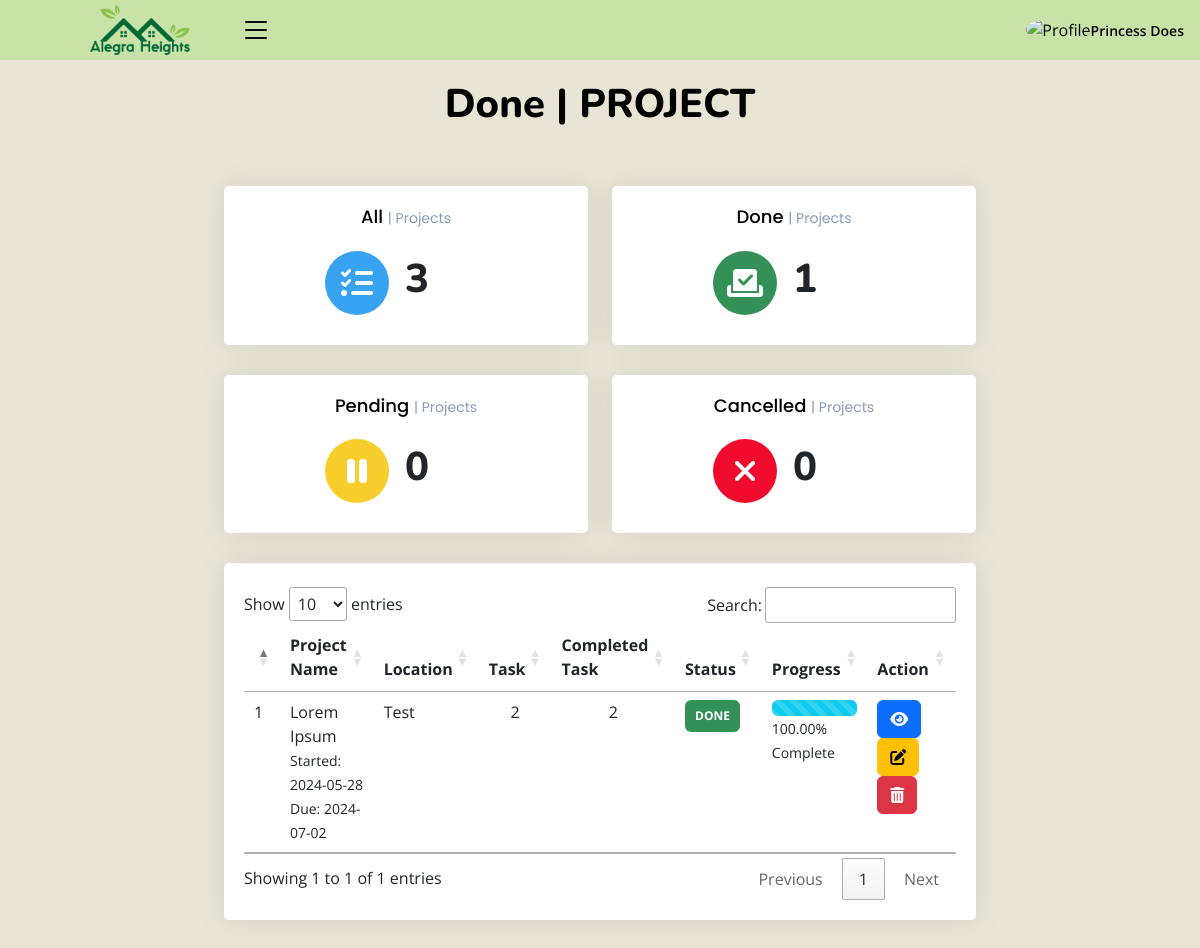
Before: /admin/done_project.php (signed in) with the older database file.
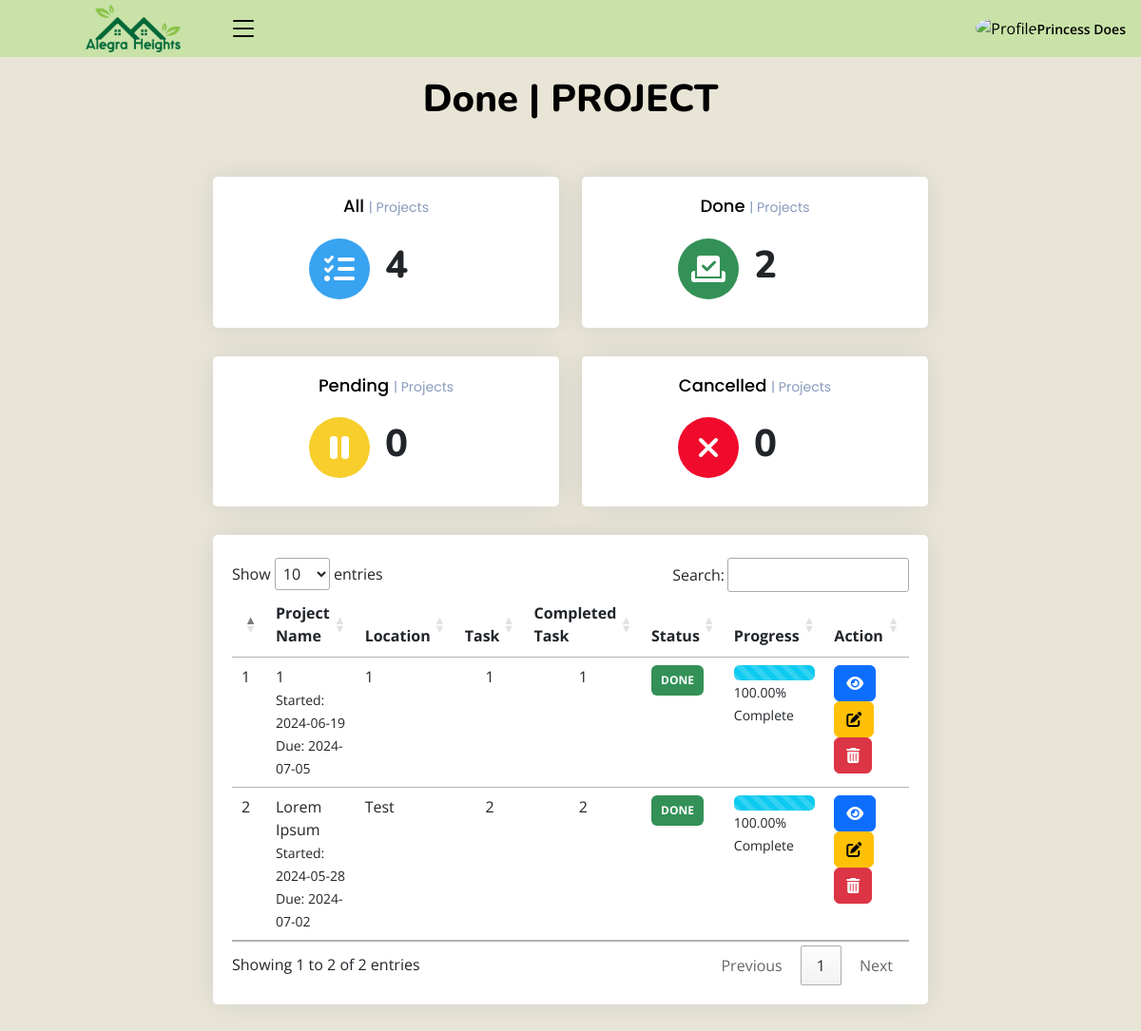
After: the same page with the newer database file.
### tables this page shows
CREATE TABLE `projects` (
  `id` int(10) NOT NULL,
  `project` varchar(100) NOT NULL,
  `description` text NOT NULL,
  `location` varchar(100) NOT NULL,
  `overall_cost` varchar(10) NOT NULL,
  `start_date` date NOT NULL,
  `deadline` date NOT NULL,
  `site_pic` varchar(100) NOT NULL,
  `site_pic1` varchar(250) NOT NULL,
  `site_pic2` varchar(250) NOT NULL,
  `tid` int(10) NOT NULL,
  `proposed_project` int(5) NOT NULL,
  `date_added` date NOT NULL,
  `status` int(11) NOT NULL COMMENT '0-pending\r\n1-started\r\n2-onprogress\r\n3-cancelled\r\n5-done'
);

### admin/done_project.php (the view, shortened to what the changed rows need)
<?php
include_once("class/db.php");
?>
<!DOCTYPE html>
<html lang="en">
<?php include('header.php')?>
    <link rel="stylesheet" href="https://cdn.datatables.net/1.13.4/css/jquery.dataTables.min.css">
    <link rel="stylesheet" href="https://cdn.datatables.net/searchpanes/2.1.2/css/searchPanes.dataTables.min.css">
    <link rel="stylesheet" href="https://cdn.datatables.net/searchpanes/2.1.2/js/dataTables.searchPanes.min.js">
<body class="toggle-sidebar">
<main id="main" class="main">
<div class="pagetitle">
  <h1>Done | PROJECT</h1>
  <br>
</div>
<br>
<section class="section dashboard">
  <div class="row">
  <div style="margin: auto;" class="col-lg-8">
  <div class="row">
  <div style="text-align: center;" class="col-xxl-3 col-md-6">
              <div class="card info-card sales-card">
                <div  class="card-body">
                  <div style="margin-left: 25%;" class="d-flex align-items-center">
                    <div class="ps-3">
                    <?php
    $sql = "SELECT * from projects";
      if ($result = mysqli_query($conn, $sql)) {
      $rowcount = mysqli_num_rows( $result );
      }
      ?>
                      <h1 style="font-weight: 800;"><?php echo $rowcount ?></h1>
                    </div>
                  </div>
                </div>
              </div>
            </div>
            <div style="text-align: center;" class="col-xxl-3 col-md-6">
              <div class="card info-card sales-card">
                <div  class="card-body">
                  <div style="margin-left: 25%;" class="d-flex align-items-center">
                    <div class="ps-3">
                    <?php
    $sql = "SELECT * from projects WHERE status = 5";
      if ($result = mysqli_query($conn, $sql)) {
      $rowcount = mysqli_num_rows( $result );
      }
      ?>
                      <h1 style="font-weight: 800;"><?php echo $rowcount ?></h1>
                    </div>
                  </div>
                </div>
              </div>
            </div>
            <div style="text-align: center;" class="col-xxl-3 col-md-6">
              <div class="card info-card sales-card">
                <div  class="card-body">
                  <div style="margin-left: 25%;" class="d-flex align-items-center">
                    <div class="ps-3">
                    <?php
    $sql = "SELECT * from projects WHERE status= 0";
      if ($result = mysqli_query($conn, $sql)) {
      $rowcount = mysqli_num_rows( $result );
      }
      ?>
                      <h1 style="font-weight: 800;"><?php echo $rowcount ?></h1>
                    </div>
                  </div>
                </div>
              </div>
            </div>
            <div style="text-align: center;" class="col-xxl-3 col-md-6">
              <div class="card info-card sales-card">
                <div  class="card-body">
                  <div style="margin-left: 25%;" class="d-flex align-items-center">
                    <div class="ps-3">
                    <?php
    $sql = "SELECT * from projects where status = 3";
      if ($result = mysqli_query($conn, $sql)) {
      $rowcount = mysqli_num_rows( $result );
      }
      ?>
                      <h1 style="font-weight: 800;"><?php echo $rowcount ?></h1>
                    </div>
                  </div>
                </div>
              </div>
            </div>
</div>
      <div class="card">
        <div class="card-body">
            <br>
          <div class="table-wrapper">
          <table id="example" class="table table-hover datatable">
            <thead>
                <th scope="col"></th>
                <th scope="col">Project Name</th>
                <th scope="col">Location</th>
                <th scope="col">Task</th>
                <th scope="col">Completed Task</th>
                <th scope="col">Status</th>
                <th scope="col">Progress  </th>
                <th scope="col">Action</th>
            </thead>
            <?php
                $i = 1;
                $stat = array("Pending","Started","On-Progress","Cancelled","Over Due","Done");
                $qry = $conn->query("SELECT * FROM projects WHERE status = 5  order by deadline desc");
                while($row= $qry->fetch_assoc()):
                $tprog = $conn->query("SELECT * FROM task_list where project_id = {$row['id']}")->num_rows;
                $cprog = $conn->query("SELECT * FROM task_list where project_id = {$row['id']} and status = 3")->num_rows;
                $prog = $tprog > 0 ? ($cprog/$tprog) * 100 : 0;
                $prog = $prog > 0 ?  number_format($prog,2) : $prog;
                  ?>
                  <tr>
                      <td>
                         <?php echo $i++ ?>
                      </td>
                      <td>
                          <a>
                              <?php echo ucwords($row['project']) ?>
                          </a>
                          <br>
                          <small>
                              Started: <?php echo date("Y-m-d",strtotime($row['start_date'])) ?>
                          </small>
                          <br>
                          <small>
                              Due: <?php echo date("Y-m-d",strtotime($row['deadline'])) ?>
                          </small>
                      </td>
                      <td>
                         <?php echo ucwords($row['location']) ?>
                      </td>
                      <td class="text-center">
                      	<?php echo number_format($tprog) ?>
                      </td>
                      <td class="text-center">
                      	<?php echo number_format($cprog) ?>
                      </td>
                      <td style="text-transform: uppercase;" class="project-state">
                          <?php
                            if($stat[$row['status']] =='Pending'){
                              echo "<span class='badge' style=' padding:10px; background-color: #f7ce2b;'>{$stat[$row['status']]}</span>";
                            }elseif($stat[$row['status']] =='Started'){
                              echo "<span class='badge' style='padding:10px; background-color: rgb(106, 163, 55);'>{$stat[$row['status']]}</span>";
                            }elseif($stat[$row['status']] =='On-Progress'){
                              echo "<span class='badge' style='padding:10px; background-color: rgb(23, 171, 212);'>{$stat[$row['status']]}</span>";
                            }elseif($stat[$row['status']] =='Cancelled'){
                              echo "<span class='badge' style='padding:10px; background-color: rgb(240, 10, 44);'>{$stat[$row['status']]}</span>";
                            }
                            elseif($stat[$row['status']] =='Done'){
                                echo "<span class='badge' style=' padding:10px;background-color: rgb(51, 145, 87);'>{$stat[$row['status']]}</span>";
                              }
                          ?>
                      </td>
                      <td class="project_progress">
                          <div class="progress progress-sm">
                              <div class="progress-bar progress-bar-striped progress-bar-animated bg-info" role="progressbar" aria-valuenow="57" aria-valuemin="0" aria-valuemax="100" style="width: <?php echo $prog ?>%">
                              </div>
                          </div>
                          <small>
                              <?php echo $prog ?>% Complete
                          </small>
                      </td>
                      <td>
                      <a href="view_done.php?status=view&&id=<?php echo $row['id'] ?>" type="button" class="btn btn-primary"><i class="fa-solid fa-eye"></i></a>
                      <a href="edit_project.php?status=edit&&id=<?php echo $row['id'] ?>" type="button" class="btn btn-warning"><i class="fa-solid fa-pen-to-square"></i></a>
                      <a href="?status=delete&&id=<?php echo $row['id'] ?>" onclick="return confirm('Are you sure you want to delete this project? NOTE: This action cannot be undone.')"  type="button" class="btn btn-danger"><i class="fa-solid fa-trash-can"></i></button></a>
                      </td>
                  </tr>
                <?php endwhile; ?>
          </table>
          </div>
        </div>
      </div>
    </div>
  </div>
</section>
</main>
</body>
</html>

Changed rows visible on the page:
now on this page (row edited): projects: project "1", start_date "2024-06-19", deadline "2024-07-05", location "1", tprog "1", cprog "1", status "DONE", prog "100.00"
Other visible differences:
$rowcount: "3" → "4"
$rowcount: "1" → "2"
text written by a page script: "Show entries Search: Showing 1 to 1 of 1 entries Previous 1 Next" → "Show entries Search: Showing 1 to 2 of 2 entries Previous 1 Next"
